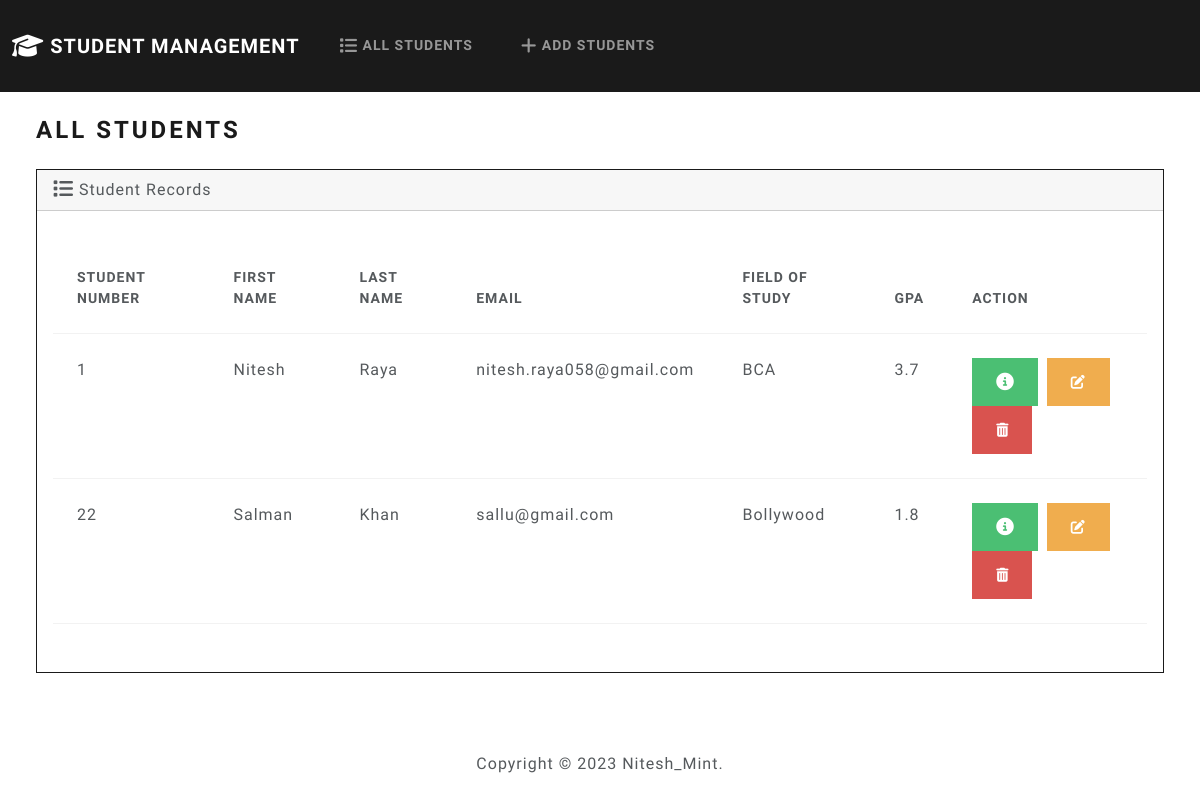
The app's page /, older data.
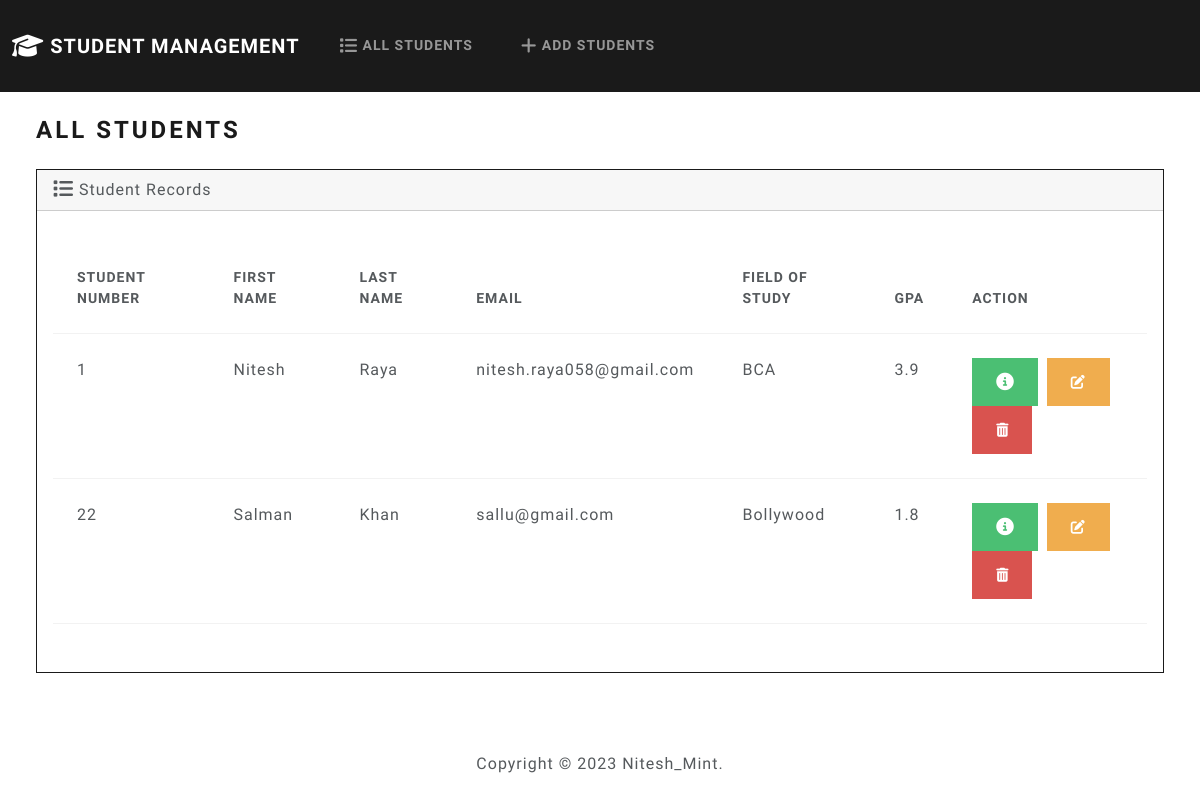
The same page, newer data.
### students/models.py (models this page shows, shortened)
class Student(models.Model):
    student_number  = models.PositiveIntegerField()
    first_name = models.CharField(max_length=50)
    last_name  = models.CharField(max_length=50)
    email = models.EmailField(max_length=100)
    field_of_study = models.CharField(max_length=50)
    gpa = models.FloatField()

### students/views.py (the view)
# urls.py: path("", views.index, name='index'),
def index(request):
    return render(request, 'students/index.html', {
        'students': Student.objects.all() #students bhanne ma Student class ko all of the table cha
    })

### students/templates/students/index.html (shortened to what this page needs)
{% extends 'students/base.html' %}
{% block body %}
  <h3 class="m-4">All Students</h3>
  <div class="row">
      <div class="col-12">
          {% if students %}
              <div class="card border-primary ms-4 mb-4 me-4">
                  <div class="card-header">
                      <i class="fa-solid fa-list fa-lg"></i> Student Records
                  </div>
                  <div class="card-body">
                      <p class="card-text">
                          <div class="table-responsive">
                              <table class="table table-hover">
                                  <thead>
                                    <tr>
                                      <th scope="col">Student Number</th>
                                      <th scope="col">First Name</th>
                                      <th scope="col">Last Name</th>
                                      <th scope="col">Email</th>
                                      <th scope="col">Field Of Study</th>
                                      <th scope="col">GPA</th>
                                      <th scope="col">Action</th>
                                    </tr>
                                  </thead>
                                  <tbody>
                                      {% for student in students %}
                                          <tr>
                                              <td scope="col">{{ student.student_number }}</td>
                                              <td scope="col">{{ student.first_name }}</td>
                                              <td scope="col">{{ student.last_name }}</td>
                                              <td scope="col">{{ student.email }}</td>
                                              <td scope="col">{{ student.field_of_study }}</td>
                                              <td scope="col">{{ student.gpa }}</td>
                                              <td>
                                                  <button type="button" class="btn btn-success me-1" href="{% url 'student_view' student.id %}" data-bs-toggle="modal" data-bs-target="#myModal{{student.id}}">
                                                  </button>
                                                    <a class="btn btn-warning me-1" href="{% url 'edit' student.id %}"><i class="fa-solid fa-pen-to-square"></i></a>
                                                    <button type="button" class="btn btn-danger" data-bs-toggle="modal" data-bs-target="#delete{{student.id}}">
                                                      <i class="fa-solid fa-trash-can"></i>
                                                    </button>
                                              </td>
                                          </tr>
                                      {% endfor %}
                                  </tbody>
                                </table>
                          </div>
                      </p>
                  </div>
              </div>
          {% else %}
              <h5 class="alert alert-primary ms-5 me-4">No Sutdent Record</h5>
          {% endif %}
      </div>
  </div>
{% endblock %}

Row changes from the older to the newer data that the page shows:
changed Student "Nitesh": gpa "3.7" → "3.9"
